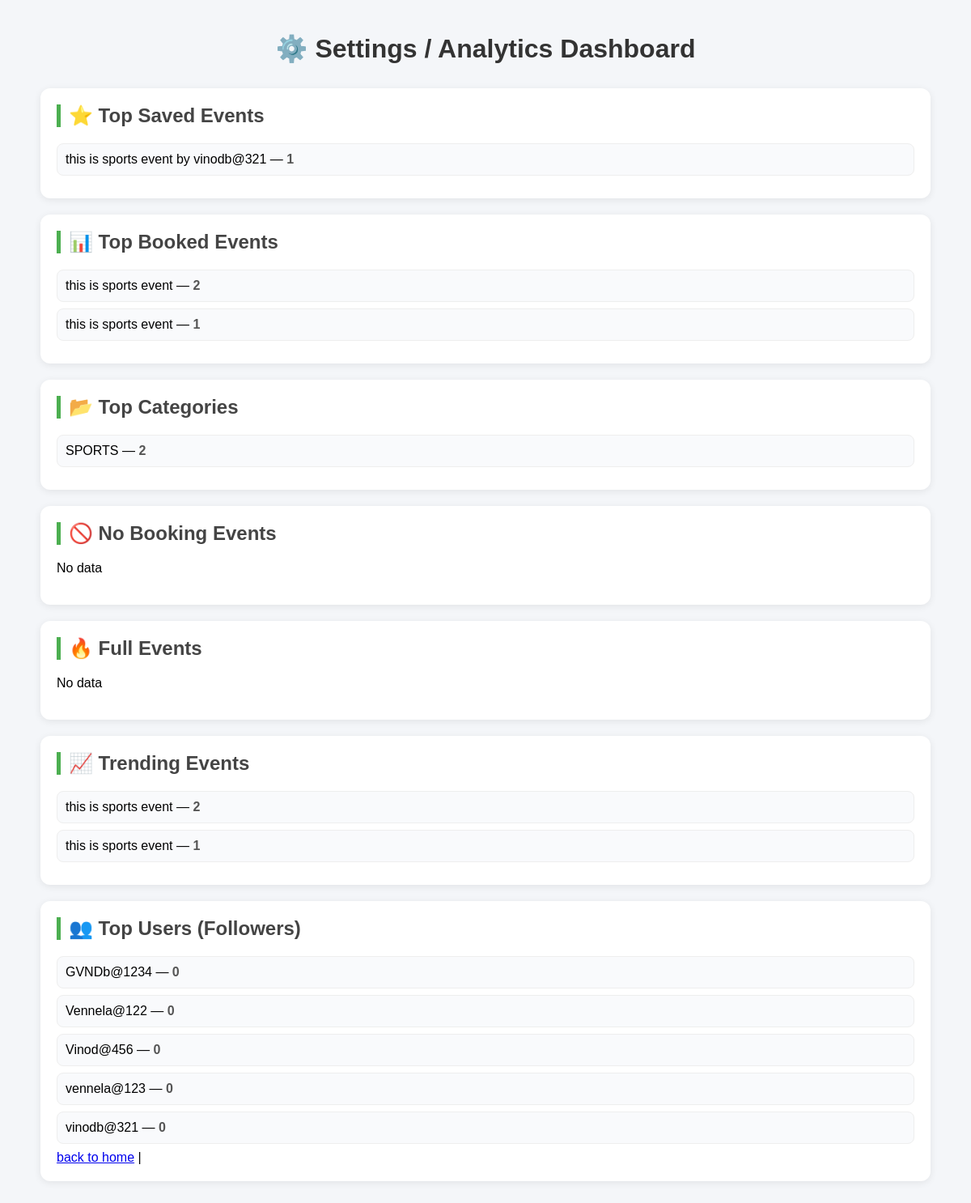
/settings/ (signed in), run on the app's committed database.
### myapp/models.py (models this page shows, shortened)
class Saved_event(models.Model):
    user = models.ForeignKey(User, on_delete=models.CASCADE)
    event = models.ForeignKey(Myevent, on_delete=models.CASCADE)

class Myevent(models.Model):
    event = models.CharField(max_length=50)
    adress = models.CharField(max_length=100)
    capacity = models.IntegerField(default=1)
    author = models.ForeignKey(User, on_delete=models.CASCADE)
    phone = models.CharField(max_length=15)
    CATOGERY_CHOISES =  [('MUSIC', 'MUSIC'),
                          ('SPORTS', 'SPORTS'),
                          ('SCHOOL', 'SHOOL'),
                          ('WORKSHOP', 'WORKSHOP'),]
    catogery = models.CharField(max_length=50, choices=CATOGERY_CHOISES,  default='MUSIC')
    about = models.CharField(max_length=100)
    def __str__(self):
        return f"{self.event} by {self.author.username}"

### myapp/views.py (the view)
# urls.py: path('settings/', views.settings_dashboard, name='settings'),
@login_required
def settings_dashboard(request):
    top_saved = cache.get('settings_dashbard_top_saved')
    if not top_saved:
        top_saved = list(Saved_event.objects.annotate(
        saved_count=Count('event')
    ).order_by('-saved_count')[:5])
        cache.set('settings_dashboard_top_saved', top_saved, 60)
    top_users_by_bookings = cache.get('settings_dashboard_top_users_by_bookings')
    if not top_users_by_bookings:
        top_users_by_bookings = list(Myevent.objects.annotate(
        booking_count=Count('bookevent')
    ).order_by('-booking_count'))
        cache.set('settings_dashboard_top_saved', top_users_by_bookings, 60)
    top_categories = cache.get('settings_dashboard_top_categories')
    if not top_categories:
        top_categories = list(Myevent.objects.values('catogery').annotate(
        total=Count('id')
    ).order_by('-total'))
        cache.set('settings_dashboard_top_categories', top_categories, 60)
    no_booking = cache.get('settings_dashboard_no_booking')
    if not no_booking:
        no_booking = list(Myevent.objects.annotate(
        total_booking=Count('bookevent')
    ).filter(total_booking=0))
        cache.set('settings_dashboard_no_booking', no_booking, 60)
    full_events = cache.get('settings_dashboard_full_events')
    if not full_events:
        full_events = list(Myevent.objects.annotate(
        booked=Count('bookevent')
    ).filter(booked__gte=F('capacity')))
        cache.set('settings_dashboard_full_events', full_events, 60)
    most_booked = cache.get('settings_dashboard_most_booked')
    if not most_booked:
        most_booked = list(Myevent.objects.annotate(
        booked=Count('bookevent')
    ).order_by('-booked'))
        cache.set('settings_dashboard_most_booked', most_booked, 60)
    seven_days_ago = timezone.now() - timedelta(days=7)
    trending = cache.get('settings_dashboard_trending')
    if not trending:
        trending = list(Myevent.objects.filter(
        bookevent__created_at__gte=seven_days_ago
    ).annotate(
        trending_count=Count('bookevent')
    ).order_by('-trending_count'))
        cache.set('settings_dashboards_trending', trending, 60)
    top_users_by_followers = cache.get('settings_dashboard_top_users_by_followers')
    if not top_users_by_followers:
        top_users_by_followers = list(User.objects.annotate(
        follower_count=Count('followers')
    ).order_by('-follower_count'))
        cache.set('settings_dashboard_top_users_by_followers', top_users_by_followers, 60)
    return render(request, 'settings_dashboard.html', {
        'top_saved': top_saved,
        'top_users_by_bookings': top_users_by_bookings,
        'top_categories': top_categories,
        'no_booking': no_booking,
        'full_events': full_events,
        'most_booked': most_booked,
        'trending': trending,
        'top_users_by_followers': top_users_by_followers,
    })

### templates/settings_dashboard.html (shortened to what this page needs)
<!DOCTYPE html>
<html>
<head>
</head>
<body>
<div class="container">
    <h1>⚙️ Settings / Analytics Dashboard</h1>
    <div class="section">
        <h2>⭐ Top Saved Events</h2>
        {% for e in top_saved %}
            <div class="item">
                {{ e.event }} — <span class="tag">{{ e.saved_count }}</span>
            </div>
        {% empty %}
            <p>No data</p>
        {% endfor %}
    </div>
    <div class="section">
        <h2>📊 Top Booked Events</h2>
        {% for e in top_users_by_bookings %}
            <div class="item">
                {{ e.event }} — <span class="tag">{{ e.booking_count }}</span>
            </div>
        {% empty %}
            <p>No data</p>
        {% endfor %}
    </div>
    <div class="section">
        <h2>📂 Top Categories</h2>
        {% for c in top_categories %}
            <div class="item">
                {{ c.catogery }} — <span class="tag">{{ c.total }}</span>
            </div>
        {% empty %}
            <p>No data</p>
        {% endfor %}
    </div>
    <div class="section">
        <h2>🚫 No Booking Events</h2>
        {% for e in no_booking %}
            <div class="item">
                {{ e.event }}
            </div>
        {% empty %}
            <p>No data</p>
        {% endfor %}
    </div>
    <div class="section">
        <h2>🔥 Full Events</h2>
        {% for e in full_events %}
            <div class="item">
                {{ e.event }}
            </div>
        {% empty %}
            <p>No data</p>
        {% endfor %}
    </div>
    <div class="section">
        <h2>📈 Trending Events</h2>
        {% for e in trending %}
            <div class="item">
                {{ e.event }} — <span class="tag">{{ e.trending_count }}</span>
            </div>
        {% empty %}
            <p>No data</p>
        {% endfor %}
    </div>
    <div class="section">
        <h2>👥 Top Users (Followers)</h2>
        {% for u in top_users_by_followers %}
            <div class="item">
                {{ u.username }} — <span class="tag">{{ u.follower_count }}</span>
            </div>
        {% empty %}
            <p>No data</p>
        {% endfor %}
        <a href="{% url 'home' %}">back to home</a> |
    </div>
</div>
</body>
</html>

### templates/settings_dashboard.html (style rules this page uses)
body { font-family: Arial, sans-serif; background: #f4f6f9; margin: 0; padding: 20px; }
h1 { text-align: center; margin-bottom: 30px; color: #333; }
.container { max-width: 1100px; margin: auto; }
.section { background: white; padding: 20px; margin-bottom: 20px; border-radius: 12px; box-shadow: 0 2px 10px rgba(0,0,0,0.08); }
.section h2 { margin-top: 0; color: #444; border-left: 5px solid #4CAF50; padding-left: 10px; }
.item { background: #f9fafc; padding: 10px; margin: 8px 0; border-radius: 8px; border: 1px solid #eee; }
.tag { color: #555; font-weight: bold; }

### data on the page
Saved_event: event "this is sports event by vinodb@321", saved_count "1"
Myevent: event "this is sports event", booking_count "2", trending_count "2"
Myevent: event "this is sports event", booking_count "1", catogery "SPORTS", total "2", trending_count "1"

### other printed values
{{ u.username }} "GVNDb@1234"
{{ u.follower_count }} "0"
{{ u.username }} "Vennela@122"
{{ u.username }} "Vinod@456"
{{ u.username }} "vennela@123"
{{ u.username }} "vinodb@321"
